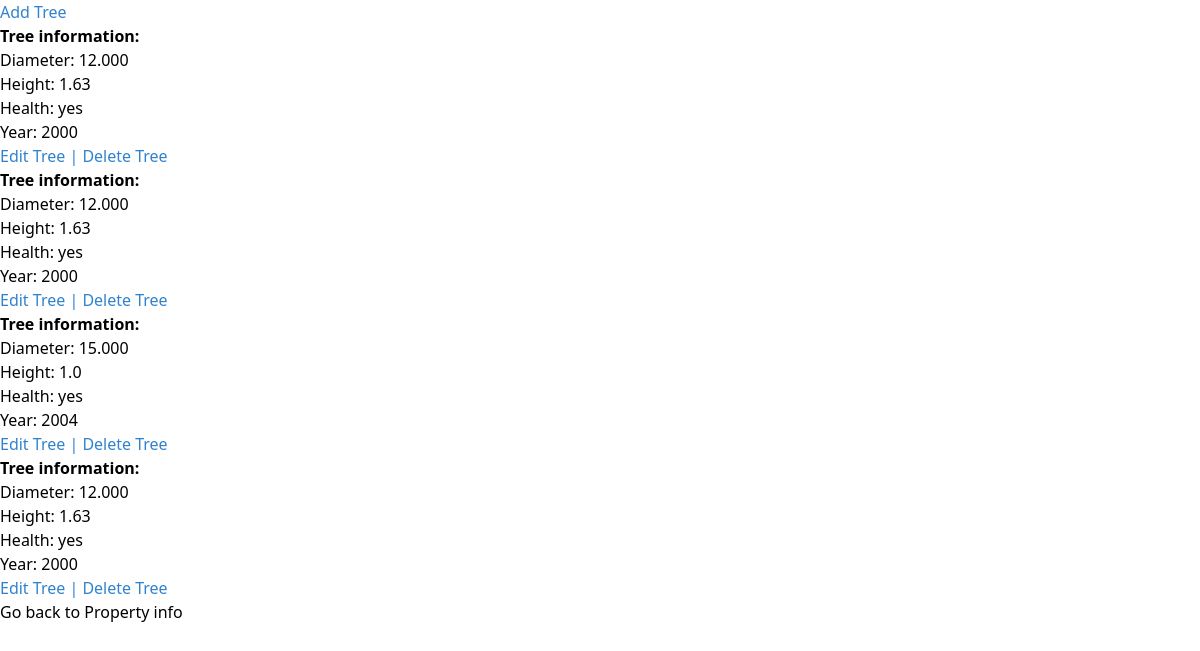
The app's page /fincas/plot_trees/1/1/11 with its own data.
### fincas/models.py (models this page shows)
class Tree(models.Model):
    plot = models.ForeignKey(Plot, on_delete=models.CASCADE)
    diameter = models.DecimalField(max_digits=6, decimal_places=3)
    height = models.CharField(max_length=5)
    health = models.CharField(max_length=100)
    year = models.IntegerField()

### fincas/views.py (the view)
# urls.py: path('plot_trees/<int:user_id>/<int:property_id>/<int:plot_id>', views.plot_trees, name='plot_trees'),
def plot_trees(request, user_id, plot_id, property_id):
    template = 'fincas/plot_trees.html'
    context = {
        'user': get_object_or_404(User, id=user_id),
        'trees': Tree.objects.filter(plot=plot_id),
        'plot': get_object_or_404(Plot, id=plot_id),
        'property': get_object_or_404(Property, id=property_id),
    }
    return render(request, template, context)

### fincas/templates/fincas/plot_trees.html
{% extends 'fincas/base.html' %}
{% block content %}
<a href="{% url 'fincas:create_tree' user.id property.id plot.id %}" class="text-blue-600">Add Tree</a>
{% if trees %}
    {% for tree in trees %}
        <p><strong>Tree information:</strong></p>
        <p>Diameter: {{ tree.diameter }}</p>
        <p>Height: {{ tree.height }}</p>
        <p>Health: {{ tree.health }}</p>
        <p>Year: {{ tree.year }}</p>
        {% if user.is_admin == True %}
            <div>
                <a href="{% url 'fincas:edit_tree' user.id property.id tree.id %}" class="text-blue-600">Edit Tree | </a>
                <a href="{% url 'fincas:delete_tree' user.id property.id plot.id %}" class="text-blue-600">Delete Tree</a>
            </div>
        {% endif %}
    {% endfor %}
{% else %}
    <p>Nothing to show.</p>
{% endif %}
<a href="{% url 'fincas:property_plots' user.id property.id %}">Go back to Property info</a>
{% endblock %}

### records on screen
Tree: diameter "12.000", height "1.63", health "yes", year "2000"
Tree: diameter "12.000", height "1.63", health "yes", year "2000"
Tree: diameter "15.000", height "1.0", health "yes", year "2004"
Tree: diameter "12.000", height "1.63", health "yes", year "2000"
